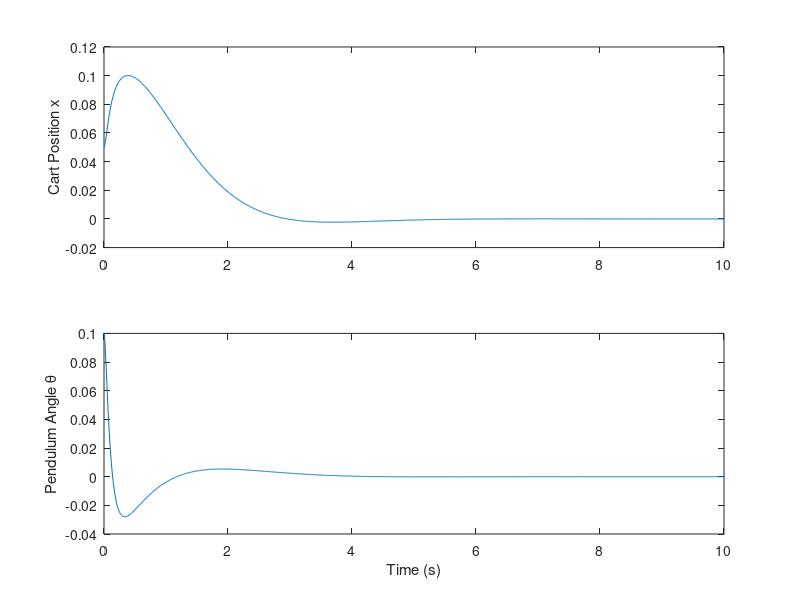

MATLAB code to generate this figure:
% Parameters
M = 0.5;    % cart mass
m = 0.2;    % pendulum mass
l = 0.3;    % pendulum length (to center of mass)
g = 9.81;   % gravity

% Precompute terms
den = M + m;
A = [ 0      1       0           0;
      0      0   -(m*g)/den      0;
      0      0       0           1;
      0      0  (g*(M + m))/(l*den)   0 ];

B = [ 0;
      1/den;
      0;
     -1/(l*den)];
 Q = diag([10, 1, 100, 1]);  % Penalize position and especially angle
R = 0.01;                   % Penalize control effort (force)
K = lqr(A, B, Q, R);

% Closed-loop dynamics
Acl = A - B * K;

% Initial condition: small deviation
x0 = [0.05; 0; 0.1; 0];  % Slightly displaced

% Time
tspan = 0:0.01:10;

% Simulate
[~, X] = ode45(@(t, x) Acl * x, tspan, x0);

% Plot
figure;
subplot(2,1,1); plot(tspan, X(:,1)); ylabel('Cart Position x');
subplot(2,1,2); plot(tspan, X(:,3)); ylabel('Pendulum Angle \theta'); xlabel('Time (s)');


